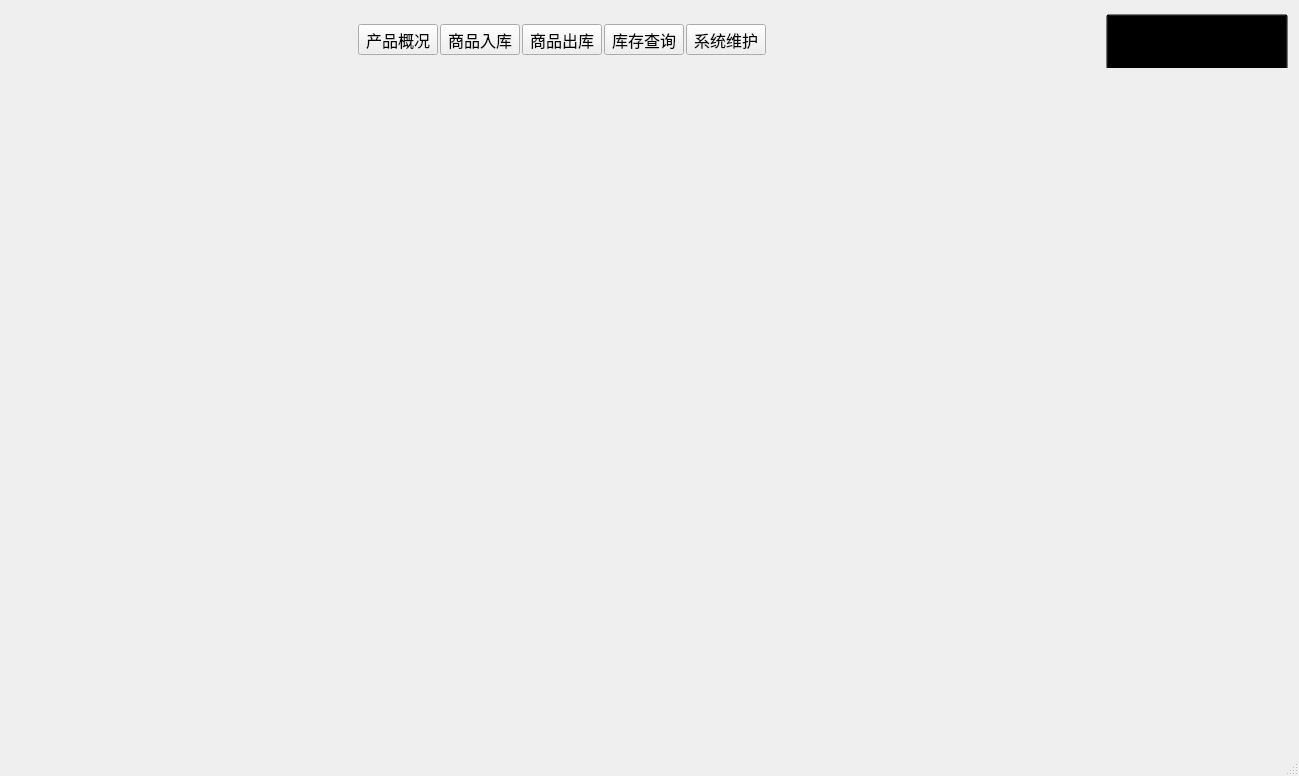
<?xml version="1.0" encoding="UTF-8"?>
<ui version="4.0">
 <class>mainInterface</class>
 <widget class="QMainWindow" name="mainInterface">
  <property name="enabled">
   <bool>true</bool>
  </property>
  <property name="geometry">
   <rect>
    <x>0</x>
    <y>0</y>
    <width>1299</width>
    <height>776</height>
   </rect>
  </property>
  <property name="contextMenuPolicy">
   <enum>Qt::NoContextMenu</enum>
  </property>
  <property name="windowTitle">
   <string>MainWindow</string>
  </property>
  <property name="accessibleDescription">
   <string>&lt;html&gt;&lt;head/&gt;&lt;body&gt;&lt;p align=&quot;center&quot;&gt;&lt;br/&gt;&lt;/p&gt;&lt;/body&gt;&lt;/html&gt;</string>
  </property>
  <property name="layoutDirection">
   <enum>Qt::LeftToRight</enum>
  </property>
  <property name="styleSheet">
   <string notr="true"/>
  </property>
  <widget class="QWidget" name="centralwidget">
   <layout class="QGridLayout" name="gridLayout_3">
    <property name="leftMargin">
     <number>2</number>
    </property>
    <property name="topMargin">
     <number>2</number>
    </property>
    <property name="rightMargin">
     <number>2</number>
    </property>
    <property name="bottomMargin">
     <number>0</number>
    </property>
    <property name="horizontalSpacing">
     <number>6</number>
    </property>
    <property name="verticalSpacing">
     <number>0</number>
    </property>
    <item row="0" column="0">
     <layout class="QVBoxLayout" name="verticalLayout_3">
      <property name="spacing">
       <number>5</number>
      </property>
      <item>
       <widget class="QWidget" name="widgetTitle" native="true">
        <layout class="QHBoxLayout" name="horizontalLayout">
         <property name="bottomMargin">
          <number>0</number>
         </property>
         <item>
          <widget class="QLabel" name="labICON">
           <property name="maximumSize">
            <size>
             <width>400</width>
             <height>59</height>
            </size>
           </property>
           <property name="text">
            <string/>
           </property>
          </widget>
         </item>
         <item>
          <spacer name="horizontalSpacer_2">
           <property name="orientation">
            <enum>Qt::Horizontal</enum>
           </property>
           <property name="sizeHint" stdset="0">
            <size>
             <width>40</width>
             <height>20</height>
            </size>
           </property>
          </spacer>
         </item>
         <item>
          <widget class="QWidget" name="widgetTop" native="true">
           <layout class="QHBoxLayout" name="horizontalLayout_3">
            <property name="spacing">
             <number>2</number>
            </property>
            <property name="leftMargin">
             <number>0</number>
            </property>
            <property name="topMargin">
             <number>0</number>
            </property>
            <property name="rightMargin">
             <number>0</number>
            </property>
            <property name="bottomMargin">
             <number>0</number>
            </property>
            <item>
             <widget class="QToolButton" name="btnRealData">
              <property name="font">
               <font>
                <family>楷体</family>
                <pointsize>12</pointsize>
               </font>
              </property>
              <property name="text">
               <string>产品概况</string>
              </property>
              <property name="icon">
               <iconset resource="qss.qrc">
                <normaloff>:/image/main_icon/main.png</normaloff>:/image/main_icon/main.png</iconset>
              </property>
              <property name="iconSize">
               <size>
                <width>45</width>
                <height>45</height>
               </size>
              </property>
              <property name="popupMode">
               <enum>QToolButton::DelayedPopup</enum>
              </property>
              <property name="toolButtonStyle">
               <enum>Qt::ToolButtonTextUnderIcon</enum>
              </property>
              <property name="arrowType">
               <enum>Qt::NoArrow</enum>
              </property>
             </widget>
            </item>
            <item>
             <widget class="QToolButton" name="btnReport">
              <property name="font">
               <font>
                <family>楷体</family>
                <pointsize>12</pointsize>
               </font>
              </property>
              <property name="text">
               <string>商品入库</string>
              </property>
              <property name="icon">
               <iconset resource="qss.qrc">
                <normaloff>:/image/main_icon/timg.png</normaloff>:/image/main_icon/timg.png</iconset>
              </property>
              <property name="iconSize">
               <size>
                <width>45</width>
                <height>45</height>
               </size>
              </property>
              <property name="popupMode">
               <enum>QToolButton::DelayedPopup</enum>
              </property>
              <property name="toolButtonStyle">
               <enum>Qt::ToolButtonTextUnderIcon</enum>
              </property>
              <property name="arrowType">
               <enum>Qt::NoArrow</enum>
              </property>
             </widget>
            </item>
            <item>
             <widget class="QToolButton" name="btnControl">
              <property name="font">
               <font>
                <family>楷体</family>
                <pointsize>12</pointsize>
               </font>
              </property>
              <property name="text">
               <string>商品出库</string>
              </property>
              <property name="icon">
               <iconset resource="qss.qrc">
                <normaloff>:/image/main_icon/remcontrl.png</normaloff>:/image/main_icon/remcontrl.png</iconset>
              </property>
              <property name="iconSize">
               <size>
                <width>45</width>
                <height>45</height>
               </size>
              </property>
              <property name="popupMode">
               <enum>QToolButton::DelayedPopup</enum>
              </property>
              <property name="toolButtonStyle">
               <enum>Qt::ToolButtonTextUnderIcon</enum>
              </property>
              <property name="arrowType">
               <enum>Qt::NoArrow</enum>
              </property>
             </widget>
            </item>
            <item>
             <widget class="QToolButton" name="btnLogoInfo">
              <property name="font">
               <font>
                <family>楷体</family>
                <pointsize>12</pointsize>
               </font>
              </property>
              <property name="text">
               <string>库存查询</string>
              </property>
              <property name="icon">
               <iconset resource="qss.qrc">
                <normaloff>:/image/main_icon/logoog.png</normaloff>:/image/main_icon/logoog.png</iconset>
              </property>
              <property name="iconSize">
               <size>
                <width>45</width>
                <height>45</height>
               </size>
              </property>
              <property name="popupMode">
               <enum>QToolButton::DelayedPopup</enum>
              </property>
              <property name="toolButtonStyle">
               <enum>Qt::ToolButtonTextUnderIcon</enum>
              </property>
              <property name="arrowType">
               <enum>Qt::NoArrow</enum>
              </property>
             </widget>
            </item>
            <item>
             <widget class="QToolButton" name="btnSystemServer">
              <property name="font">
               <font>
                <family>楷体</family>
                <pointsize>12</pointsize>
               </font>
              </property>
              <property name="text">
               <string>系统维护</string>
              </property>
              <property name="icon">
               <iconset resource="qss.qrc">
                <normaloff>:/image/main_icon/timgV4PGLL56.png</normaloff>:/image/main_icon/timgV4PGLL56.png</iconset>
              </property>
              <property name="iconSize">
               <size>
                <width>45</width>
                <height>45</height>
               </size>
              </property>
              <property name="popupMode">
               <enum>QToolButton::DelayedPopup</enum>
              </property>
              <property name="toolButtonStyle">
               <enum>Qt::ToolButtonTextUnderIcon</enum>
              </property>
              <property name="arrowType">
               <enum>Qt::NoArrow</enum>
              </property>
             </widget>
            </item>
           </layout>
          </widget>
         </item>
         <item>
          <spacer name="horizontalSpacer">
           <property name="orientation">
            <enum>Qt::Horizontal</enum>
           </property>
           <property name="sizeType">
            <enum>QSizePolicy::Expanding</enum>
           </property>
           <property name="sizeHint" stdset="0">
            <size>
             <width>57</width>
             <height>20</height>
            </size>
           </property>
          </spacer>
         </item>
         <item>
          <widget class="QComboBox" name="cboxUserLogo">
           <property name="minimumSize">
            <size>
             <width>182</width>
             <height>57</height>
            </size>
           </property>
           <property name="maximumSize">
            <size>
             <width>16777215</width>
             <height>50</height>
            </size>
           </property>
           <property name="font">
            <font>
             <family>宋体</family>
             <pointsize>14</pointsize>
             <weight>75</weight>
             <italic>false</italic>
             <bold>true</bold>
            </font>
           </property>
           <property name="styleSheet">
            <string notr="true">QComboBox 
{
	background-color:transparent;
	/*border: 1px solid white;/*整个区域的边框粗细、样式、颜色*/
	selection-background-color: transparent;
	border-left-color: transparent;
	/*border:1px solid gray;*/
	min-height: 55px;
	/*padding:120px 0px;*/
	/*margin:0px 8px;/*设置菜单项的外边距*/
	border-bottom:1px solid #DBDBDB;
    
}
QComboBox QAbstractItemView::item {
min-height: 55px;
outline: 0px;
border: 1px solid transparent;
 padding:5px 0px;/*设置菜单项文字上下和左右的内边距，效果就是菜单中的条目左右上下有了间隔*/
margin:0px 5px;/*设置菜单项的外边距*/
border-bottom:1px solid #DBDBDB;/*为菜单项之间添加横线间隔*/

/*border: 1px;*/

}
QComboBox::drop-down{border1px;}
QComboBox QAbstractItemView::item:selected {
    border: 1px solid rgb(170, 190, 230);
    outline: 0px;
    background: qlineargradient(spread:pad, x1:0, y1:1, x2:0, y2:0, stop:0 rgba(158, 245, 45, 89), stop:0.402985 rgba(100, 68, 234, 190), stop:0.59204 rgba(100, 68, 234, 203), stop:1 rgba(158, 245, 45, 86));
 /*font-size:32px;*/
	font: 75 48pt &quot;黑体&quot;;
}

QListView{
	border: 1px solid #6a6ea9;

	qproperty-iconSize: 40px 40px;

	font-family: &quot;宋体&quot;;

	font-size:24px;

 /* sets background of menu item. set this to something non-transparent
         if you want menu color and menu item color to be different */
     /*background-color: transparent;*/

     border-bottom:1px solid #DBDBDB;/*为菜单项之间添加横线间隔*/
}
</string>
           </property>
           <property name="iconSize">
            <size>
             <width>40</width>
             <height>40</height>
            </size>
           </property>
          </widget>
         </item>
        </layout>
       </widget>
      </item>
     </layout>
    </item>
    <item row="1" column="0">
     <layout class="QHBoxLayout" name="horizontalLayout_5">
      <property name="spacing">
       <number>5</number>
      </property>
      <item>
       <layout class="QVBoxLayout" name="verticalLayout">
        <property name="spacing">
         <number>7</number>
        </property>
        <property name="bottomMargin">
         <number>0</number>
        </property>
        <item>
         <widget class="QStackedWidget" name="stackedWidget">
          <property name="enabled">
           <bool>true</bool>
          </property>
          <property name="focusPolicy">
           <enum>Qt::NoFocus</enum>
          </property>
          <property name="contextMenuPolicy">
           <enum>Qt::DefaultContextMenu</enum>
          </property>
          <property name="styleSheet">
           <string notr="true"/>
          </property>
          <property name="frameShape">
           <enum>QFrame::NoFrame</enum>
          </property>
          <property name="frameShadow">
           <enum>QFrame::Sunken</enum>
          </property>
          <property name="currentIndex">
           <number>3</number>
          </property>
          <widget class="QWidget" name="page_0"/>
          <widget class="QWidget" name="page_1"/>
          <widget class="QWidget" name="page_6"/>
          <widget class="QWidget" name="page_7"/>
          <widget class="QWidget" name="page_8"/>
          <widget class="QWidget" name="page_9"/>
          <widget class="QWidget" name="page_10"/>
          <widget class="QWidget" name="page_11"/>
          <widget class="QWidget" name="page_12"/>
         </widget>
        </item>
       </layout>
      </item>
     </layout>
    </item>
   </layout>
  </widget>
  <widget class="QMenuBar" name="menubar">
   <property name="geometry">
    <rect>
     <x>0</x>
     <y>0</y>
     <width>1299</width>
     <height>26</height>
    </rect>
   </property>
  </widget>
  <widget class="QStatusBar" name="statusbar">
   <property name="sizeGripEnabled">
    <bool>true</bool>
   </property>
  </widget>
 </widget>
 <resources>
  <include location="qss.qrc"/>
 </resources>
 <connections/>
</ui>
